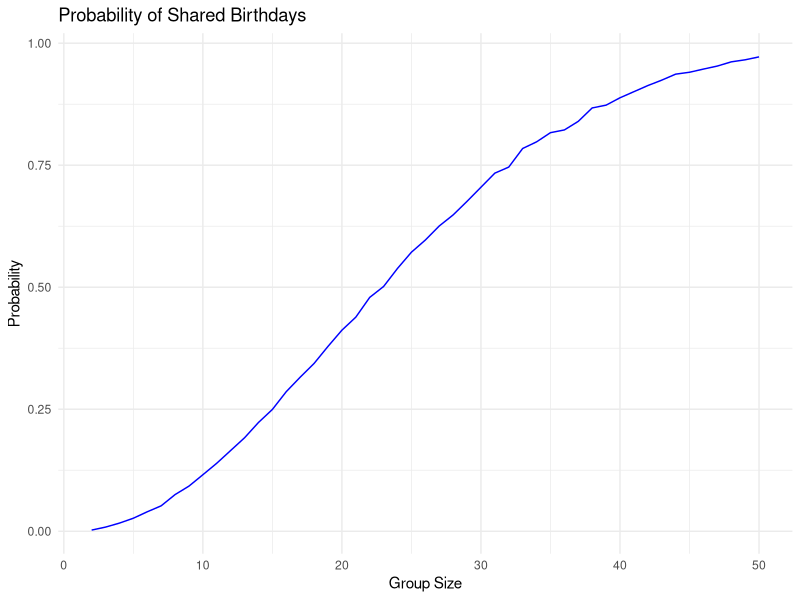

Write R code to recreate this figure. (Note: this script raises an error after producing the figure.)
## ---- chunk 1
library(tidyverse)
## ---- chunk 2
set.seed(1)

birthday = function(n) {
  days = sample(1:365, n, replace = TRUE)
  any(duplicated(days))
}
## ---- chunk 3
results =
  expand_grid(
    n = 2:50,
    iter = 1:10000
  ) |>
  mutate(
    same = map_lgl(n, birthday)
  ) |>
  group_by(n) |>
  summarize(
    prob = mean(same)
  )

results
## ---- chunk 4
results |>
  ggplot(aes(x = n, y = prob)) +
  geom_line(color = "blue") +
  labs(
    title = "Probability of Shared Birthdays",
    x = "Group Size",
    y = "Probability"
  ) +
  theme_minimal()
## ---- chunk 5
files = tibble(
  file = list.files("data", pattern = "\\.csv$", full.names = TRUE)
)

files
## ---- chunk 6
files = files |>
  mutate(
    data = map(file, read_csv, show_col_types = FALSE)
  )

files
## ---- chunk 7
study_data = files |>
  unnest(data) |>
  mutate(
    arm = if_else(str_detect(file, "con_"), "control", "experimental"),
    id = str_extract(file, "\\d+")
  ) |>
  pivot_longer(
    week_1:week_8,
    names_to = "week",
    values_to = "value"
  ) |>
  mutate(
    week = as.numeric(str_remove(week, "week_"))
  ) |>
  select(id, arm, week, value)

study_data
## ---- chunk 8
study_data |>
  ggplot(aes(x = week, y = value,
             group = interaction(arm, id),
             color = arm)) +
  geom_line() +
  labs(
    title = "Observations Over Time by Treatment Group",
    x = "Week",
    y = "Observation",
    color = "Group"
  ) +
  theme_minimal()
